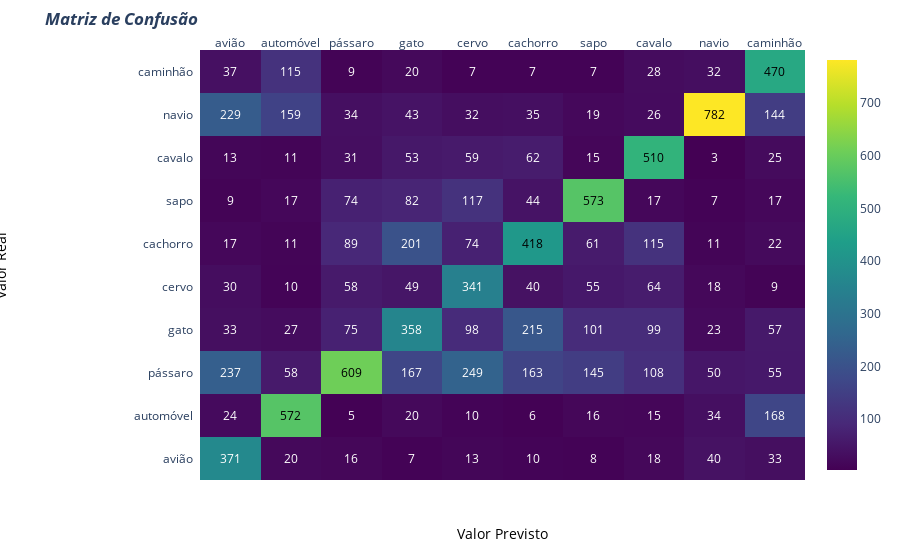

Write notebook code for a chart like this one.
### Code cell
import plotly.figure_factory as ff
def plot_confusion_matrix(z):
    x = nomes
    y =  nomes

    # change each element of z to type string for annotations
    z_text = [[str(y) for y in x] for x in z]

    # set up figure 
    fig = ff.create_annotated_heatmap(z, x=x, y=y, annotation_text=z_text, colorscale='Viridis')

    # add title
    fig.update_layout(title_text='<i><b>Matriz de Confusão</b></i>',
                      #xaxis = dict(title='x'),
                      #yaxis = dict(title='x')
                     )

    # add custom xaxis title
    fig.add_annotation(dict(font=dict(color="black",size=14),
                            x=0.5,
                            y=-0.15,
                            showarrow=False,
                            text="Valor Previsto",
                            xref="paper",
                            yref="paper"))

    # add custom yaxis title
    fig.add_annotation(dict(font=dict(color="black",size=14),
                            x=-0.35,
                            y=0.5,
                            showarrow=False,
                            text="Valor Real",
                            textangle=-90,
                            xref="paper",
                            yref="paper"))

    # adjust margins to make room for yaxis title
    fig.update_layout(margin=dict(t=50, l=200))

    # add colorbar
    fig['data'][0]['showscale'] = True
    fig.show()
plot_confusion_matrix(confusion_matrix)

### Figure 1 — Plotly figure (JSON) as saved in the notebook; plotly's stock layout.template omitted (floating-point values rounded to 4 significant figures)
{"data": [{"colorscale": [[0, "#440154"], [0.1111, "#482878"], [0.2222, "#3e4989"], [0.3333, "#31688e"], [0.4444, "#26828e"], [0.5556, "#1f9e89"], [0.6667, "#35b779"], [0.7778, "#6ece58"], [0.8889, "#b5de2b"], [1, "#fde725"]], "reversescale": false, "showscale": true, "type": "heatmap", "x": ["avião", "automóvel", "pássaro", "gato", "cervo", "cachorro", "sapo", "cavalo", "navio", "caminhão"], "y": ["avião", "automóvel", "pássaro", "gato", "cervo", "cachorro", "sapo", "cavalo", "navio", "caminhão"], "z": [[371, 20, 16, 7, 13, 10, 8, 18, 40, 33], [24, 572, 5, 20, 10, 6, 16, 15, 34, 168], [237, 58, 609, 167, 249, 163, 145, 108, 50, 55], [33, 27, 75, 358, 98, 215, 101, 99, 23, 57], [30, 10, 58, 49, 341, 40, 55, 64, 18, 9], [17, 11, 89, 201, 74, 418, 61, 115, 11, 22], [9, 17, 74, 82, 117, 44, 573, 17, 7, 17], [13, 11, 31, 53, 59, 62, 15, 510, 3, 25], [229, 159, 34, 43, 32, 35, 19, 26, 782, 144], [37, 115, 9, 20, 7, 7, 7, 28, 32, 470]]}], "layout": {"annotations": [{"font": {"color": "#FFFFFF"}, "showarrow": false, "text": "371", "x": "avião", "xref": "x", "y": "avião", "yref": "y"}, {"font": {"color": "#FFFFFF"}, "showarrow": false, "text": "20", "x": "automóvel", "xref": "x", "y": "avião", "yref": "y"}, {"font": {"color": "#FFFFFF"}, "showarrow": false, "text": "16", "x": "pássaro", "xref": "x", "y": "avião", "yref": "y"}, {"font": {"color": "#FFFFFF"}, "showarrow": false, "text": "7", "x": "gato", "xref": "x", "y": "avião", "yref": "y"}, {"font": {"color": "#FFFFFF"}, "showarrow": false, "text": "13", "x": "cervo", "xref": "x", "y": "avião", "yref": "y"}, {"font": {"color": "#FFFFFF"}, "showarrow": false, "text": "10", "x": "cachorro", "xref": "x", "y": "avião", "yref": "y"}, {"font": {"color": "#FFFFFF"}, "showarrow": false, "text": "8", "x": "sapo", "xref": "x", "y": "avião", "yref": "y"}, {"font": {"color": "#FFFFFF"}, "showarrow": false, "text": "18", "x": "cavalo", "xref": "x", "y": "avião", "yref": "y"}, {"font": {"color": "#FFFFFF"}, "showarrow": false, "text": "40", "x": "navio", "xref": "x", "y": "avião", "yref": "y"}, {"font": {"color": "#FFFFFF"}, "showarrow": false, "text": "33", "x": "caminhão", "xref": "x", "y": "avião", "yref": "y"}, {"font": {"color": "#FFFFFF"}, "showarrow": false, "text": "24", "x": "avião", "xref": "x", "y": "automóvel", "yref": "y"}, {"font": {"color": "#000000"}, "showarrow": false, "text": "572", "x": "automóvel", "xref": "x", "y": "automóvel", "yref": "y"}, {"font": {"color": "#FFFFFF"}, "showarrow": false, "text": "5", "x": "pássaro", "xref": "x", "y": "automóvel", "yref": "y"}, {"font": {"color": "#FFFFFF"}, "showarrow": false, "text": "20", "x": "gato", "xref": "x", "y": "automóvel", "yref": "y"}, {"font": {"color": "#FFFFFF"}, "showarrow": false, "text": "10", "x": "cervo", "xref": "x", "y": "automóvel", "yref": "y"}, {"font": {"color": "#FFFFFF"}, "showarrow": false, "text": "6", "x": "cachorro", "xref": "x", "y": "automóvel", "yref": "y"}, {"font": {"color": "#FFFFFF"}, "showarrow": false, "text": "16", "x": "sapo", "xref": "x", "y": "automóvel", "yref": "y"}, {"font": {"color": "#FFFFFF"}, "showarrow": false, "text": "15", "x": "cavalo", "xref": "x", "y": "automóvel", "yref": "y"}, {"font": {"color": "#FFFFFF"}, "showarrow": false, "text": "34", "x": "navio", "xref": "x", "y": "automóvel", "yref": "y"}, {"font": {"color": "#FFFFFF"}, "showarrow": false, "text": "168", "x": "caminhão", "xref": "x", "y": "automóvel", "yref": "y"}, {"font": {"color": "#FFFFFF"}, "showarrow": false, "text": "237", "x": "avião", "xref": "x", "y": "pássaro", "yref": "y"}, {"font": {"color": "#FFFFFF"}, "showarrow": false, "text": "58", "x": "automóvel", "xref": "x", "y": "pássaro", "yref": "y"}, {"font": {"color": "#000000"}, "showarrow": false, "text": "609", "x": "pássaro", "xref": "x", "y": "pássaro", "yref": "y"}, {"font": {"color": "#FFFFFF"}, "showarrow": false, "text": "167", "x": "gato", "xref": "x", "y": "pássaro", "yref": "y"}, {"font": {"color": "#FFFFFF"}, "showarrow": false, "text": "249", "x": "cervo", "xref": "x", "y": "pássaro", "yref": "y"}, {"font": {"color": "#FFFFFF"}, "showarrow": false, "text": "163", "x": "cachorro", "xref": "x", "y": "pássaro", "yref": "y"}, {"font": {"color": "#FFFFFF"}, "showarrow": false, "text": "145", "x": "sapo", "xref": "x", "y": "pássaro", "yref": "y"}, {"font": {"color": "#FFFFFF"}, "showarrow": false, "text": "108", "x": "cavalo", "xref": "x", "y": "pássaro", "yref": "y"}, {"font": {"color": "#FFFFFF"}, "showarrow": false, "text": "50", "x": "navio", "xref": "x", "y": "pássaro", "yref": "y"}, {"font": {"color": "#FFFFFF"}, "showarrow": false, "text": "55", "x": "caminhão", "xref": "x", "y": "pássaro", "yref": "y"}, {"font": {"color": "#FFFFFF"}, "showarrow": false, "text": "33", "x": "avião", "xref": "x", "y": "gato", "yref": "y"}, {"font": {"color": "#FFFFFF"}, "showarrow": false, "text": "27", "x": "automóvel", "xref": "x", "y": "gato", "yref": "y"}, {"font": {"color": "#FFFFFF"}, "showarrow": false, "text": "75", "x": "pássaro", "xref": "x", "y": "gato", "yref": "y"}, {"font": {"color": "#FFFFFF"}, "showarrow": false, "text": "358", "x": "gato", "xref": "x", "y": "gato", "yref": "y"}, {"font": {"color": "#FFFFFF"}, "showarrow": false, "text": "98", "x": "cervo", "xref": "x", "y": "gato", "yref": "y"}, {"font": {"color": "#FFFFFF"}, "showarrow": false, "text": "215", "x": "cachorro", "xref": "x", "y": "gato", "yref": "y"}, {"font": {"color": "#FFFFFF"}, "showarrow": false, "text": "101", "x": "sapo", "xref": "x", "y": "gato", "yref": "y"}, {"font": {"color": "#FFFFFF"}, "showarrow": false, "text": "99", "x": "cavalo", "xref": "x", "y": "gato", "yref": "y"}, {"font": {"color": "#FFFFFF"}, "showarrow": false, "text": "23", "x": "navio", "xref": "x", "y": "gato", "yref": "y"}, {"font": {"color": "#FFFFFF"}, "showarrow": false, "text": "57", "x": "caminhão", "xref": "x", "y": "gato", "yref": "y"}, {"font": {"color": "#FFFFFF"}, "showarrow": false, "text": "30", "x": "avião", "xref": "x", "y": "cervo", "yref": "y"}, {"font": {"color": "#FFFFFF"}, "showarrow": false, "text": "10", "x": "automóvel", "xref": "x", "y": "cervo", "yref": "y"}, {"font": {"color": "#FFFFFF"}, "showarrow": false, "text": "58", "x": "pássaro", "xref": "x", "y": "cervo", "yref": "y"}, {"font": {"color": "#FFFFFF"}, "showarrow": false, "text": "49", "x": "gato", "xref": "x", "y": "cervo", "yref": "y"}, {"font": {"color": "#FFFFFF"}, "showarrow": false, "text": "341", "x": "cervo", "xref": "x", "y": "cervo", "yref": "y"}, {"font": {"color": "#FFFFFF"}, "showarrow": false, "text": "40", "x": "cachorro", "xref": "x", "y": "cervo", "yref": "y"}, {"font": {"color": "#FFFFFF"}, "showarrow": false, "text": "55", "x": "sapo", "xref": "x", "y": "cervo", "yref": "y"}, {"font": {"color": "#FFFFFF"}, "showarrow": false, "text": "64", "x": "cavalo", "xref": "x", "y": "cervo", "yref": "y"}, {"font": {"color": "#FFFFFF"}, "showarrow": false, "text": "18", "x": "navio", "xref": "x", "y": "cervo", "yref": "y"}, {"font": {"color": "#FFFFFF"}, "showarrow": false, "text": "9", "x": "caminhão", "xref": "x", "y": "cervo", "yref": "y"}, {"font": {"color": "#FFFFFF"}, "showarrow": false, "text": "17", "x": "avião", "xref": "x", "y": "cachorro", "yref": "y"}, {"font": {"color": "#FFFFFF"}, "showarrow": false, "text": "11", "x": "automóvel", "xref": "x", "y": "cachorro", "yref": "y"}, {"font": {"color": "#FFFFFF"}, "showarrow": false, "text": "89", "x": "pássaro", "xref": "x", "y": "cachorro", "yref": "y"}, {"font": {"color": "#FFFFFF"}, "showarrow": false, "text": "201", "x": "gato", "xref": "x", "y": "cachorro", "yref": "y"}, {"font": {"color": "#FFFFFF"}, "showarrow": false, "text": "74", "x": "cervo", "xref": "x", "y": "cachorro", "yref": "y"}, {"font": {"color": "#000000"}, "showarrow": false, "text": "418", "x": "cachorro", "xref": "x", "y": "cachorro", "yref": "y"}, {"font": {"color": "#FFFFFF"}, "showarrow": false, "text": "61", "x": "sapo", "xref": "x", "y": "cachorro", "yref": "y"}, {"font": {"color": "#FFFFFF"}, "showarrow": false, "text": "115", "x": "cavalo", "xref": "x", "y": "cachorro", "yref": "y"}, {"font": {"color": "#FFFFFF"}, "showarrow": false, "text": "11", "x": "navio", "xref": "x", "y": "cachorro", "yref": "y"}, {"font": {"color": "#FFFFFF"}, "showarrow": false, "text": "22", "x": "caminhão", "xref": "x", "y": "cachorro", "yref": "y"}, {"font": {"color": "#FFFFFF"}, "showarrow": false, "text": "9", "x": "avião", "xref": "x", "y": "sapo", "yref": "y"}, {"font": {"color": "#FFFFFF"}, "showarrow": false, "text": "17", "x": "automóvel", "xref": "x", "y": "sapo", "yref": "y"}, {"font": {"color": "#FFFFFF"}, "showarrow": false, "text": "74", "x": "pássaro", "xref": "x", "y": "sapo", "yref": "y"}, {"font": {"color": "#FFFFFF"}, "showarrow": false, "text": "82", "x": "gato", "xref": "x", "y": "sapo", "yref": "y"}, {"font": {"color": "#FFFFFF"}, "showarrow": false, "text": "117", "x": "cervo", "xref": "x", "y": "sapo", "yref": "y"}, {"font": {"color": "#FFFFFF"}, "showarrow": false, "text": "44", "x": "cachorro", "xref": "x", "y": "sapo", "yref": "y"}, {"font": {"color": "#000000"}, "showarrow": false, "text": "573", "x": "sapo", "xref": "x", "y": "sapo", "yref": "y"}, {"font": {"color": "#FFFFFF"}, "showarrow": false, "text": "17", "x": "cavalo", "xref": "x", "y": "sapo", "yref": "y"}, {"font": {"color": "#FFFFFF"}, "showarrow": false, "text": "7", "x": "navio", "xref": "x", "y": "sapo", "yref": "y"}, {"font": {"color": "#FFFFFF"}, "showarrow": false, "text": "17", "x": "caminhão", "xref": "x", "y": "sapo", "yref": "y"}, {"font": {"color": "#FFFFFF"}, "showarrow": false, "text": "13", "x": "avião", "xref": "x", "y": "cavalo", "yref": "y"}, {"font": {"color": "#FFFFFF"}, "showarrow": false, "text": "11", "x": "automóvel", "xref": "x", "y": "cavalo", "yref": "y"}, {"font": {"color": "#FFFFFF"}, "showarrow": false, "text": "31", "x": "pássaro", "xref": "x", "y": "cavalo", "yref": "y"}, {"font": {"color": "#FFFFFF"}, "showarrow": false, "text": "53", "x": "gato", "xref": "x", "y": "cavalo", "yref": "y"}, {"font": {"color": "#FFFFFF"}, "showarrow": false, "text": "59", "x": "cervo", "xref": "x", "y": "cavalo", "yref": "y"}, {"font": {"color": "#FFFFFF"}, "showarrow": false, "text": "62", "x": "cachorro", "xref": "x", "y": "cavalo", "yref": "y"}, {"font": {"color": "#FFFFFF"}, "showarrow": false, "text": "15", "x": "sapo", "xref": "x", "y": "cavalo", "yref": "y"}, {"font": {"color": "#000000"}, "showarrow": false, "text": "510", "x": "cavalo", "xref": "x", "y": "cavalo", "yref": "y"}, {"font": {"color": "#FFFFFF"}, "showarrow": false, "text": "3", "x": "navio", "xref": "x", "y": "cavalo", "yref": "y"}, {"font": {"color": "#FFFFFF"}, "showarrow": false, "text": "25", "x": "caminhão", "xref": "x", "y": "cavalo", "yref": "y"}, {"font": {"color": "#FFFFFF"}, "showarrow": false, "text": "229", "x": "avião", "xref": "x", "y": "navio", "yref": "y"}, {"font": {"color": "#FFFFFF"}, "showarrow": false, "text": "159", "x": "automóvel", "xref": "x", "y": "navio", "yref": "y"}, {"font": {"color": "#FFFFFF"}, "showarrow": false, "text": "34", "x": "pássaro", "xref": "x", "y": "navio", "yref": "y"}, {"font": {"color": "#FFFFFF"}, "showarrow": false, "text": "43", "x": "gato", "xref": "x", "y": "navio", "yref": "y"}, {"font": {"color": "#FFFFFF"}, "showarrow": false, "text": "32", "x": "cervo", "xref": "x", "y": "navio", "yref": "y"}, {"font": {"color": "#FFFFFF"}, "showarrow": false, "text": "35", "x": "cachorro", "xref": "x", "y": "navio", "yref": "y"}, {"font": {"color": "#FFFFFF"}, "showarrow": false, "text": "19", "x": "sapo", "xref": "x", "y": "navio", "yref": "y"}, {"font": {"color": "#FFFFFF"}, "showarrow": false, "text": "26", "x": "cavalo", "xref": "x", "y": "navio", "yref": "y"}, {"font": {"color": "#000000"}, "showarrow": false, "text": "782", "x": "navio", "xref": "x", "y": "navio", "yref": "y"}, {"font": {"color": "#FFFFFF"}, "showarrow": false, "text": "144", "x": "caminhão", "xref": "x", "y": "navio", "yref": "y"}, {"font": {"color": "#FFFFFF"}, "showarrow": false, "text": "37", "x": "avião", "xref": "x", "y": "caminhão", "yref": "y"}, {"font": {"color": "#FFFFFF"}, "showarrow": false, "text": "115", "x": "automóvel", "xref": "x", "y": "caminhão", "yref": "y"}, {"font": {"color": "#FFFFFF"}, "showarrow": false, "text": "9", "x": "pássaro", "xref": "x", "y": "caminhão", "yref": "y"}, {"font": {"color": "#FFFFFF"}, "showarrow": false, "text": "20", "x": "gato", "xref": "x", "y": "caminhão", "yref": "y"}, {"font": {"color": "#FFFFFF"}, "showarrow": false, "text": "7", "x": "cervo", "xref": "x", "y": "caminhão", "yref": "y"}, {"font": {"color": "#FFFFFF"}, "showarrow": false, "text": "7", "x": "cachorro", "xref": "x", "y": "caminhão", "yref": "y"}, {"font": {"color": "#FFFFFF"}, "showarrow": false, "text": "7", "x": "sapo", "xref": "x", "y": "caminhão", "yref": "y"}, {"font": {"color": "#FFFFFF"}, "showarrow": false, "text": "28", "x": "cavalo", "xref": "x", "y": "caminhão", "yref": "y"}, {"font": {"color": "#FFFFFF"}, "showarrow": false, "text": "32", "x": "navio", "xref": "x", "y": "caminhão", "yref": "y"}, {"font": {"color": "#000000"}, "showarrow": false, "text": "470", "x": "caminhão", "xref": "x", "y": "caminhão", "yref": "y"}, {"font": {"color": "black", "size": 14}, "showarrow": false, "text": "Valor Previsto", "x": 0.5, "xref": "paper", "y": -0.15, "yref": "paper"}, {"font": {"color": "black", "size": 14}, "showarrow": false, "text": "Valor Real", "textangle": -90, "x": -0.35, "xref": "paper", "y": 0.5, "yref": "paper"}], "autosize": true, "margin": {"l": 200, "t": 50}, "title": {"text": "<i><b>Matriz de Confusão</b></i>"}, "xaxis": {"autorange": true, "dtick": 1, "gridcolor": "rgb(0, 0, 0)", "range": [-0.6864, 9.686], "side": "top", "ticks": "", "type": "category"}, "yaxis": {"autorange": true, "dtick": 1, "range": [-0.5, 9.5], "ticks": "", "ticksuffix": "  ", "type": "category"}}}
